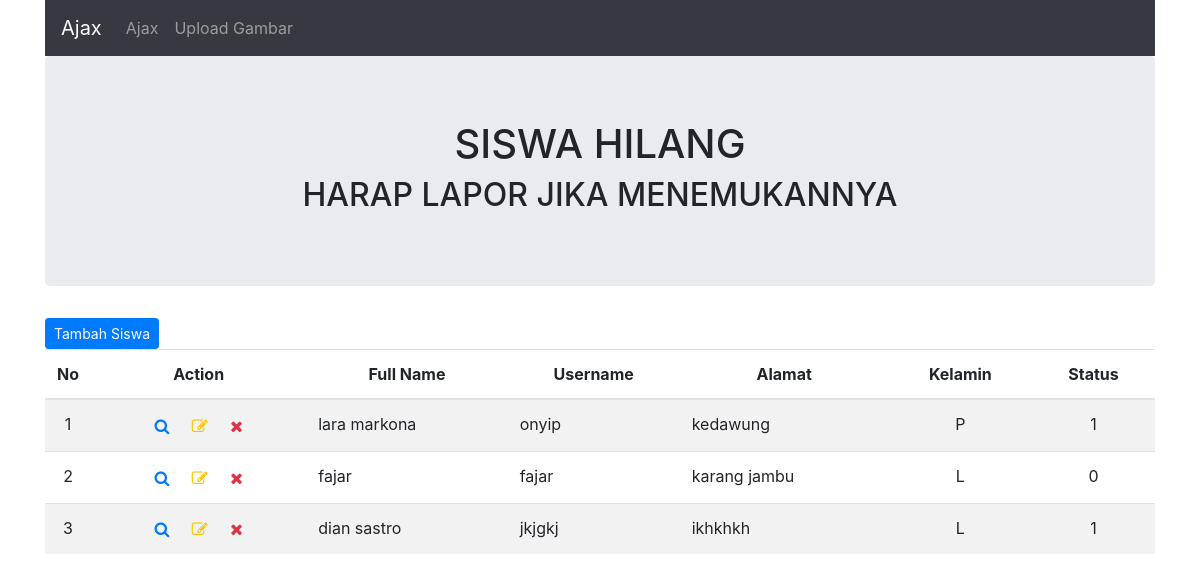
The page /index.php/upload on the database its author committed.
### tables this page shows
CREATE TABLE `tb_siswa` (
  `id` int(10) NOT NULL,
  `username` varchar(50) NOT NULL,
  `password` varchar(32) NOT NULL,
  `fullname` varchar(50) NOT NULL,
  `gender` char(1) NOT NULL,
  `address` text NOT NULL,
  `religion` tinyint(1) NOT NULL,
  `foto` varchar(255) NOT NULL,
  `is_active` tinyint(1) NOT NULL
);

### application/controllers/Upload.php (called while the page is built, shortened)
<?php
class Upload extends CI_Controller {
	public function __construct()
	{
		$this->load->helper('url_helper');
		$this->load->model('m_siswa');
	}
	public function index()
	{
		$data['siswa'] = $this->m_siswa->get_siswa();
		$this->load->view('upload/index', $data);
	}
}

### index.php (called while the page is built, shortened)
<?php
require_once BASEPATH.'core/CodeIgniter.php';

### application/models/M_siswa.php (called while the page is built, shortened)
<?php
class M_siswa extends CI_Model{
	public function get_siswa()
	{
		return $this->db->get('tb_siswa')->result();
	}
}

### application/views/upload/index.php (the view, shortened to what this page needs)
<!doctype html>
<html lang="en">
<head>
  <link rel="stylesheet" href="https://stackpath.bootstrapcdn.com/bootstrap/4.3.1/css/bootstrap.min.css">
  <link rel="stylesheet" type="text/css" href="https://stackpath.bootstrapcdn.com/font-awesome/4.7.0/css/font-awesome.min.css">
</head>
<body>
  <div class="container">
    <nav class="navbar navbar-expand-lg navbar-dark bg-dark">
      <a class="navbar-brand" href="#">Ajax</a>
    <div class="collapse navbar-collapse" id="navbarNavAltMarkup">
      <div class="navbar-nav">
        <a class="nav-item nav-link" href="<?=base_url()?>">Ajax</a>
        <a class="nav-item nav-link" href="<?=base_url()?>upload/">Upload Gambar</a>
      </div>
    </div>
  </nav>
  <div class="jumbotron">
    <h1 class="text-center">SISWA HILANG</h1>
    <h2 class="text-center">HARAP LAPOR JIKA MENEMUKANNYA</h2>
  </div>
  <a href="<?=base_url('upload/add')?>"><button class="btn btn-sm btn-primary" >Tambah Siswa</button></a>
  <table class="table-striped table table-condensed">
    <thead>
      <tr>
        <th class="text-center" width="30px">No</th>
        <th class="text-center">Action</th>
        <th class="text-center">Full Name</th>
        <th class="text-center">Username</th>
        <th class="text-center">Alamat</th>
        <th class="text-center">Kelamin</th>
        <th class="text-center">Status</th>
      </tr>
    </thead>
    <tbody>
      <?php $no = 1; foreach ($siswa as $row): ?>
      <tr>
        <td class="text-center"><?=$no++?></td>
        <td class="text-center">
          <a class="detail" onclick="detail(<?=$row->id?>)" href=""><i class="fa fa-search text-primary btn btn-sm"></i></a>
          <a href="<?=base_url("upload/update/$row->id")?>"><i class="fa fa-pencil-square-o text-warning btn btn-sm"></i></a>
          <a href="<?=base_url("upload/delete/$row->id")?>" onclick="return confirm('Apakah anda yakin ingin menghapus data ini?');"><i class="fa fa-times text-danger btn btn-sm"></i></a></td>
          <td><?=$row->fullname?></td>
          <td><?=$row->username?></td>
          <td><?=$row->address?></td>
          <td class="text-center"><?=$row->gender?></td>
          <td class="text-center"><?=$row->is_active?></td>
        </tr>
      <?php endforeach ?>
    </tbody>
  </table>
</div>
</body>
</html>

### rows shown on the page
tb_siswa: fullname "lara markona", username "onyip", address "kedawung", gender "P", is_active "1"
tb_siswa: fullname "fajar", username "fajar", address "karang jambu", gender "L", is_active "0"
tb_siswa: fullname "dian sastro", username "jkjgkj", address "ikhkhkh", gender "L", is_active "1"
